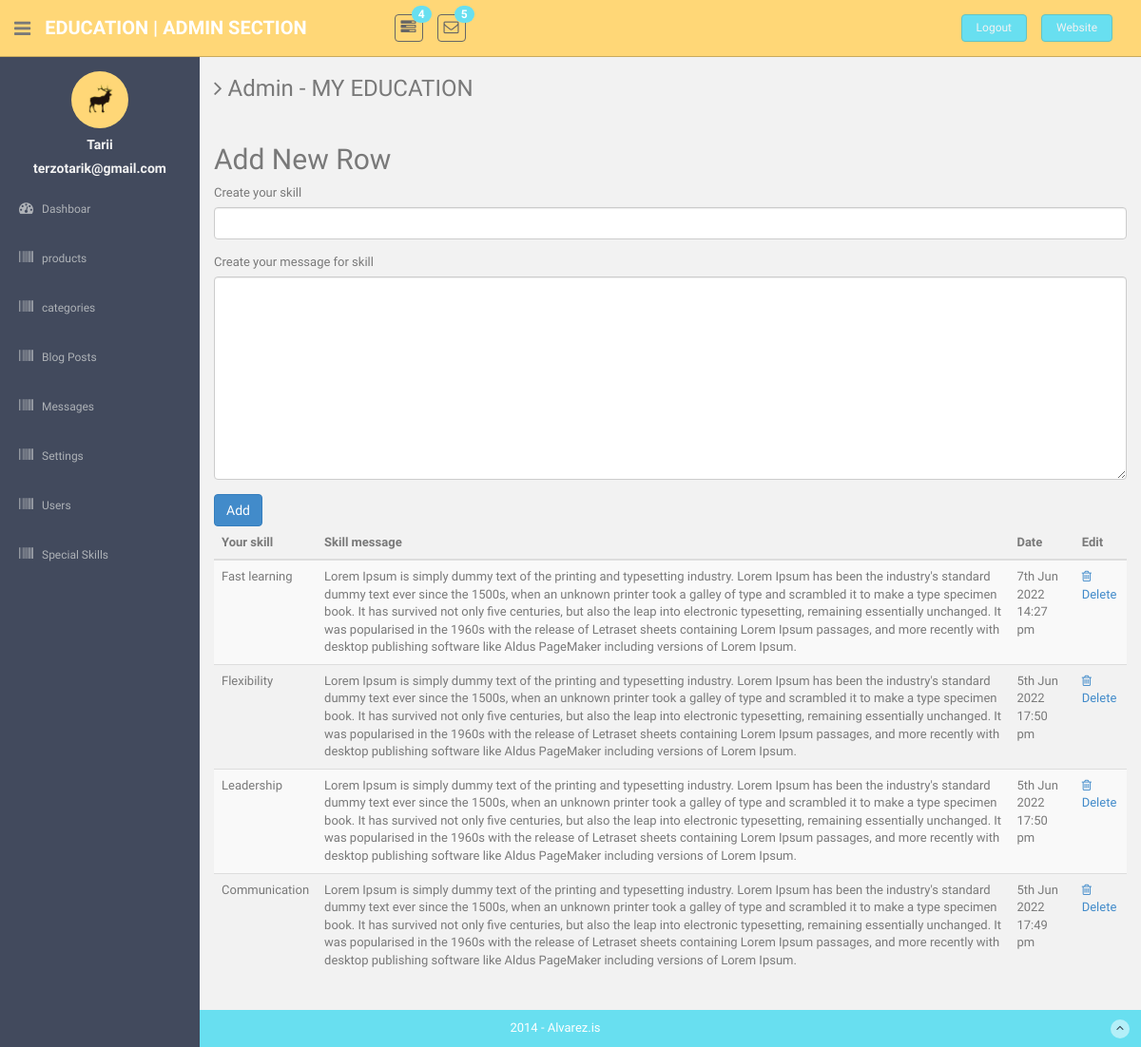
Screenshot of /admin/special_skills (signed in) with the database file from the repository.
### tables this page shows
CREATE TABLE `users` (
  `id` bigint(20) NOT NULL,
  `url_address` varchar(255) NOT NULL,
  `name` varchar(255) NOT NULL,
  `email` varchar(255) NOT NULL,
  `password` varchar(255) NOT NULL,
  `date` datetime NOT NULL,
  `rank` varchar(8) NOT NULL
);

CREATE TABLE `special_skills` (
  `id` int(11) NOT NULL,
  `skill` varchar(255) NOT NULL,
  `message` varchar(2000) NOT NULL,
  `date` datetime NOT NULL
);

### app/controllers/admin.php (called while the page is built, shortened)
<?php
Class Admin extends Controller{
    public function special_skills(){
        $User = $this->load_model('User');
        $Special_skills = $this->load_model('Special_skills');
        $user_data = $User->check_login(true, ["admin"]);
        if(is_object($user_data)){
        $data['user_data'] = $user_data;
        }
        $special_skills = $Special_skills->get_all();
        $data['special_skills'] = $special_skills;
        $data['page_title'] = "Admin";
        $this->view("admin/special_skills",$data);
    }
}

### app/core/app.php (called while the page is built, shortened)
<?php
class App{
    protected $method = "index";
    public function __construct()
    {
        $url = $this->parseURL();
        if(file_exists("../app/controllers/" . strtolower($url[0]) . ".php")){
            unset($url[0]);
        }
        $this->controller = new $this->controller;
        if(isset($url[1])){
            $url[1] = strtolower($url[1]);
            if(method_exists($this->controller, $url[1])){
                $this->method = $url[1];
                unset($url[1]);
            }
        }
        $this->params = (count($url) > 0) ? $url : ["home"];
        call_user_func_array([$this->controller,$this->method], $this->params);
    }
    private function parseURL(){
        $url = isset($_GET['url']) ? $_GET['url'] : "home";
        return explode("/", filter_var(trim($url,"/"),FILTER_SANITIZE_URL));
    }
}

### public/index.php (called while the page is built, shortened)
<?php
$app = new App();
?>

### app/core/database.php (called while the page is built, shortened)
<?php
Class Database{
    public static $con;
    public function __construct()
    {
        try{
            $string = DB_TYPE . ":host=".DB_HOST.";dbname=". DB_NAME;
            self::$con = new PDO($string, DB_USER, DB_PASS);
        }catch (PDOException $e){
            die($e->getMessage("Connection die"));
        }
    }
    public static function newInstance(){
        return $instance = new self();
    }
    public function read($query, $data = array()){
        $stm = self::$con->prepare($query);
        $result = $stm->execute($data);
        if($result){
            $data = $stm->fetchAll(PDO::FETCH_OBJ);
            if(is_array($data) && count($data) > 0){
                return $data;
            }
        }
        return false;
    }
}

### app/models/user.class.php (called while the page is built, shortened)
<?php
Class User{
    public function check_login($redirect = false, $allowed = array()){
        $db = Database::getInstance();
        if(count($allowed) > 0 ){
            $arr['url'] = $_SESSION['user_url'];
            $query = "select * from users where url_address = :url limit 1";
            $result = $db->read($query, $arr);
            if(is_array($result)){
                $result = $result[0];
                if(in_array($result->rank, $allowed)){
                    return $result;
                }
            }
                die;
    }
        return false;
    }
}

### app/models/special_skills.class.php (called while the page is built, shortened)
<?php
class Special_skills{
    public function get_all(){
        $DB = Database::newInstance();
        return $DB->read("select * from special_skills order by id desc");
    }
}

### app/views/education/admin/special_skills.php (the view, shortened to what this page needs)
<?php $this->view("admin/sidebar",$data); ?>
<form method="post" enctype="multipart/form-data">
<table class="table table-striped table-advance table-hover">
		<thead>
		<tr><th>Your skill</th><th>Skill message</th><th>Date</th><th>Edit</th></tr>
	</thead>
	<tbody>
    <?php if(isset($special_skills) && is_array($special_skills)):?>
			<?php foreach($special_skills as $special_skill):?>
				<tr>
					<td><?=$special_skill->skill?></td>
					<td><?=$special_skill->message?></td>
                    <td><?=date("jS M Y H:i a",strtotime($special_skill->date))?></td>
					<td>
                        <a href="<?=ROOT?>admin/special_skills?delete=<?=$special_skill->id?>"> <i class="fa fa-trash-o"></i> Delete</a>
					</td>
				</tr>
                <?php endforeach;?>
            <?php endif;?>
	</tbody>
    <h2>Add New Row</h2>
		<div class="form-group">
			<label  for="skill">Create your skill</label>
				<input autofocus id="skill" value="" type="text" class="form-control" name="skill">
		</div>
		<div class="form-group">
			<label for="text">Create your message for skill</label>
				<textarea  class="form-control" name="message" cols="30" rows="10"></textarea>
		</div>
		<input type="submit" value="Add" class="btn btn-primary">
</table>
</form>

### app/views/education/admin/sidebar.php (shortened to what this page needs)
<aside>
    <div id="sidebar"  class="nav-collapse ">
        <ul class="sidebar-menu" id="nav-accordion">
        	  <p class="centered"><a href="profile.html"><img src="<?=ASSETS . THEME?>admin/img/ui-sam.jpg" class="img-circle" width="60"></a></p>
        	  <h5 class="centered"><?= $data['user_data']->name?></h5>
          <h5 class="centered"><?= $data['user_data']->email?></h5>
            <li class="sub-menu">
                <a href="javascript:;" >
                    <i class="fa fa-dashboard"></i>
                    <span>Dashboar</span>
                </a>
            </li>
            <li class="sub-menu">
                <a <?= (isset($current_page) && $current_page == "products") ? 'class="active" ':'' ?> href="<?=ROOT?>admin/products" >
                    <i class="fa fa-barcode"></i>
                    <span>products</span>
                </a>
            </li>
            <li class="sub-menu">
                <a <?= (isset($current_page) && $current_page == "categories") ? 'class="active" ':'' ?> href="<?=ROOT?>admin/categories" >
                    <i class="fa fa-barcode"></i>
                    <span>categories</span>
                </a>
            </li>
            <li class="sub-menu">
                <a <?= (isset($current_page) && $current_page == "blogs") ? 'class="active" ':'' ?> href="<?=ROOT?>admin/blogs" >
                    <i class="fa fa-barcode"></i>
                    <span>Blog Posts</span>
                </a>
            </li>
            <li class="sub-menu">
                <a <?= (isset($current_page) && $current_page == "messages") ? 'class="active" ':'' ?> href="<?=ROOT?>admin/messages" >
                    <i class="fa fa-barcode"></i>
                    <span>Messages</span>
                </a>
            </li>
            <li class="sub-menu">
                <a <?= (isset($current_page) && $current_page == "settings") ? 'class="active" ':'' ?> href="<?=ROOT?>admin/settings" >
                    <i class="fa fa-barcode"></i>
                    <span>Settings</span>
                </a>
            </li>
                     <li class="sub-menu">
                <a <?= (isset($current_page) && $current_page == "users") ? 'class="active" ':'' ?> href="<?=ROOT?>admin/users" >
                    <i class="fa fa-barcode"></i>
                    <span>Users</span>
                </a>
            </li>
            <li class="sub-menu">
                <a <?= (isset($current_page) && $current_page == "special_skills") ? 'class="active" ':'' ?> href="<?=ROOT?>admin/special_skills" >
                    <i class="fa fa-barcode"></i>
                    <span>Special Skills</span>
                </a>
            </li>
        </ul>
    </div>
</aside>
<section id="main-content">
    <section class="wrapper site-min-height">
    	<h3><i class="fa fa-angle-right"></i> <?= $data['page_title']. ' - ' . WEBSITE_TITLE ?> </h3>
    	<div class="row mt">
    		<div class="col-lg-12">

### public/assets/education/admin/css/style.css (style rules this page uses)
body { color: #797979; background: #f2f2f2; font-family: 'Ruda', sans-serif; padding: 0px !important; margin: 0px !important; font-size:13px; }
ul li { list-style: none; }
a, a:hover, a:focus { text-decoration: none; outline: none; }
.centered { text-align: center; }
.mt { margin-top: 25px; }
#sidebar { width: 210px; height: 100%; position: fixed; background: #424a5d; }
#sidebar h5 { color: #f2f2f2; font-weight: 700; }
#sidebar ul li { position: relative; }
ul.sidebar-menu , ul.sidebar-menu li ul.sub { margin: -2px 0 0; padding: 0; }
ul.sidebar-menu { margin-top: 75px; }
ul.sidebar-menu li { margin-bottom: 5px; margin-left:10px; margin-right:10px; }
ul.sidebar-menu li.sub-menu { line-height: 15px; }
ul.sidebar-menu li a span { display: inline-block; }
ul.sidebar-menu li a { color: #aeb2b7; text-decoration: none; display: block; padding: 15px 0 15px 10px; font-size: 12px; outline: none; -webkit-transition: all 0.3s ease; -moz-transition: all 0.3s ease; -o-transition: all 0.3s ease; -ms-transition: all 0.3s ease; transition: all 0.3s ease; }
ul.sidebar-menu li a i { font-size: 15px; padding-right: 6px; }
#main-content { margin-left: 210px; }
.wrapper { display: inline-block; margin-top: 60px; padding-left: 15px; padding-right: 15px; padding-bottom: 15px; padding-top: 0px; width: 100%; }
label { font-weight: 400; }
.site-min-height { min-height: 900px; }

### rows the page displays
users: name "Tarii", email "terzotarik@gmail.com"
special_skills: skill "Fast learning", message "Lorem Ipsum is simply dummy text of the printing and typesetting industry. Lorem Ipsum has been the industry's standard dummy text ever since the 1500s, when an unknown printer took a galley of type and scrambled it to make a type specimen book. It has survived not only five centuries, but also the leap into electronic typesetting, remaining essentially unchanged. It was popularised in the 1960s with the release of Letraset sheets containing Lorem Ipsum passages, and more recently with desktop publishing software like Aldus PageMaker including versions of Lorem Ipsum.", date "7th Jun 2022 14:27 pm"
special_skills: skill "Flexibility", message "Lorem Ipsum is simply dummy text of the printing and typesetting industry. Lorem Ipsum has been the industry's standard dummy text ever since the 1500s, when an unknown printer took a galley of type and scrambled it to make a type specimen book. It has survived not only five centuries, but also the leap into electronic typesetting, remaining essentially unchanged. It was popularised in the 1960s with the release of Letraset sheets containing Lorem Ipsum passages, and more recently with desktop publishing software like Aldus PageMaker including versions of Lorem Ipsum.", date "5th Jun 2022 17:50 pm"
special_skills: skill "Leadership", message "Lorem Ipsum is simply dummy text of the printing and typesetting industry. Lorem Ipsum has been the industry's standard dummy text ever since the 1500s, when an unknown printer took a galley of type and scrambled it to make a type specimen book. It has survived not only five centuries, but also the leap into electronic typesetting, remaining essentially unchanged. It was popularised in the 1960s with the release of Letraset sheets containing Lorem Ipsum passages, and more recently with desktop publishing software like Aldus PageMaker including versions of Lorem Ipsum.", date "5th Jun 2022 17:50 pm"
special_skills: skill "Communication", message "Lorem Ipsum is simply dummy text of the printing and typesetting industry. Lorem Ipsum has been the industry's standard dummy text ever since the 1500s, when an unknown printer took a galley of type and scrambled it to make a type specimen book. It has survived not only five centuries, but also the leap into electronic typesetting, remaining essentially unchanged. It was popularised in the 1960s with the release of Letraset sheets containing Lorem Ipsum passages, and more recently with desktop publishing software like Aldus PageMaker including versions of Lorem Ipsum.", date "5th Jun 2022 17:49 pm"

### other values shown
$data['page_title'] "Admin"
WEBSITE_TITLE "MY EDUCATION"
